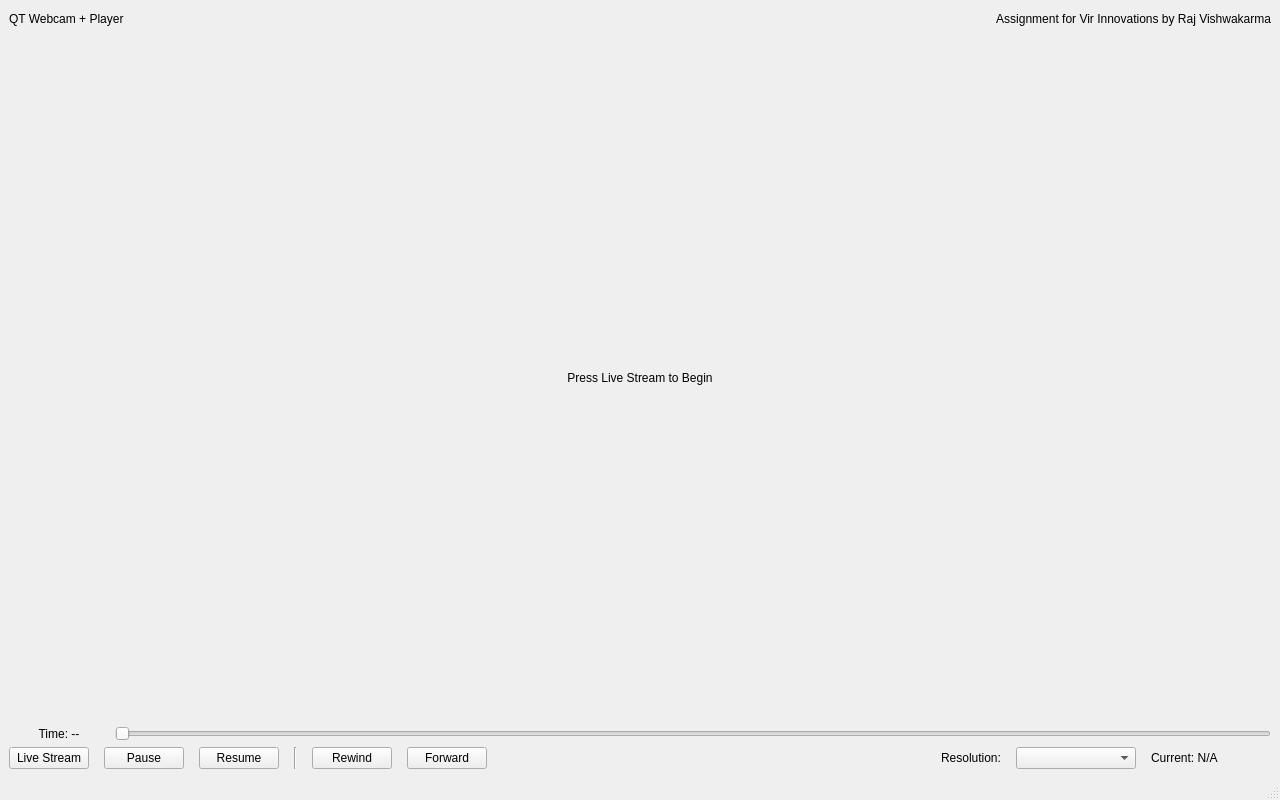
<?xml version="1.0" encoding="UTF-8"?>
<ui version="4.0">
 <class>MainWindow</class>
 <widget class="QMainWindow" name="MainWindow">
  <property name="geometry">
   <rect>
    <x>0</x>
    <y>0</y>
    <width>1280</width>
    <height>800</height>
   </rect>
  </property>
  <property name="windowTitle">
   <string>QT Webcam + Player</string>
  </property>
  <widget class="QWidget" name="centralwidget">
   <layout class="QVBoxLayout" name="mainLayout">
    <property name="spacing">
     <number>0</number>
    </property>
    <property name="leftMargin">
     <number>0</number>
    </property>
    <property name="topMargin">
     <number>0</number>
    </property>
    <property name="rightMargin">
     <number>0</number>
    </property>
    <property name="bottomMargin">
     <number>0</number>
    </property>
    <item>
     <widget class="QFrame" name="headerFrame">
      <property name="sizePolicy">
       <sizepolicy hsizetype="Preferred" vsizetype="Fixed">
        <horstretch>0</horstretch>
        <verstretch>0</verstretch>
       </sizepolicy>
      </property>
      <layout class="QHBoxLayout" name="horizontalLayout">
       <item>
        <widget class="QLabel" name="headerTitle">
         <property name="text">
          <string>QT Webcam + Player</string>
         </property>
        </widget>
       </item>
       <item>
        <spacer name="horizontalSpacer">
         <property name="orientation">
          <enum>Qt::Horizontal</enum>
         </property>
         <property name="sizeHint" stdset="0">
          <size>
           <width>40</width>
           <height>20</height>
          </size>
         </property>
        </spacer>
       </item>
       <item>
        <widget class="QLabel" name="assignmentCreditLabel">
         <property name="text">
          <string>Assignment for Vir Innovations by Raj Vishwakarma</string>
         </property>
         <property name="alignment">
          <set>Qt::AlignRight|Qt::AlignVCenter</set>
         </property>
        </widget>
       </item>
      </layout>
     </widget>
    </item>
    <item>
     <widget class="QLabel" name="cameraFeedLabel">
      <property name="sizePolicy">
       <sizepolicy hsizetype="Preferred" vsizetype="Expanding">
        <horstretch>0</horstretch>
        <verstretch>0</verstretch>
       </sizepolicy>
      </property>
      <property name="text">
       <string>Press Live Stream to Begin</string>
      </property>
      <property name="alignment">
       <set>Qt::AlignCenter</set>
      </property>
     </widget>
    </item>
    <item>
     <widget class="QFrame" name="footerFrame">
      <property name="sizePolicy">
       <sizepolicy hsizetype="Preferred" vsizetype="Fixed">
        <horstretch>0</horstretch>
        <verstretch>0</verstretch>
       </sizepolicy>
      </property>
      <layout class="QVBoxLayout" name="verticalLayout_2">
       <item>
        <layout class="QHBoxLayout" name="timelineLayout">
         <item>
          <widget class="QLabel" name="timelineLabel">
           <property name="minimumSize">
            <size>
             <width>100</width>
             <height>0</height>
            </size>
           </property>
           <property name="text">
            <string>Time: --</string>
           </property>
           <property name="alignment">
            <set>Qt::AlignCenter</set>
           </property>
          </widget>
         </item>
         <item>
          <widget class="QSlider" name="timelineSlider">
           <property name="orientation">
            <enum>Qt::Horizontal</enum>
           </property>
          </widget>
         </item>
        </layout>
       </item>
       <item>
        <layout class="QHBoxLayout" name="controlsLayout">
         <property name="spacing">
          <number>15</number>
         </property>
         <item>
          <widget class="QPushButton" name="playButton">
           <property name="text">
            <string>Live Stream</string>
           </property>
          </widget>
         </item>
         <item>
          <widget class="QPushButton" name="pauseButton">
           <property name="text">
            <string>Pause</string>
           </property>
          </widget>
         </item>
         <item>
          <widget class="QPushButton" name="resumeButton">
           <property name="text">
            <string>Resume</string>
           </property>
          </widget>
         </item>
         <item>
          <widget class="Line" name="separator1">
           <property name="orientation">
            <enum>Qt::Vertical</enum>
           </property>
          </widget>
         </item>
         <item>
          <widget class="QPushButton" name="rewindButton">
           <property name="text">
            <string>Rewind</string>
           </property>
          </widget>
         </item>
         <item>
          <widget class="QPushButton" name="forwardButton">
           <property name="text">
            <string>Forward</string>
           </property>
          </widget>
         </item>
         <item>
          <spacer name="horizontalSpacer_2">
           <property name="orientation">
            <enum>Qt::Horizontal</enum>
           </property>
           <property name="sizeHint" stdset="0">
            <size>
             <width>40</width>
             <height>20</height>
            </size>
           </property>
          </spacer>
         </item>
         <item>
          <widget class="QLabel" name="resolutionLabel">
           <property name="text">
            <string>Resolution:</string>
           </property>
          </widget>
         </item>
         <item>
          <widget class="QComboBox" name="resolutionComboBox">
           <property name="minimumSize">
            <size>
             <width>120</width>
             <height>0</height>
            </size>
           </property>
          </widget>
         </item>
         <item>
          <widget class="QLabel" name="currentResolutionLabel">
           <property name="minimumSize">
            <size>
             <width>120</width>
             <height>0</height>
            </size>
           </property>
           <property name="text">
            <string>Current: N/A</string>
           </property>
          </widget>
         </item>
        </layout>
       </item>
      </layout>
     </widget>
    </item>
   </layout>
  </widget>
  <widget class="QStatusBar" name="statusbar"/>
 </widget>
 <resources/>
 <connections/>
</ui>
